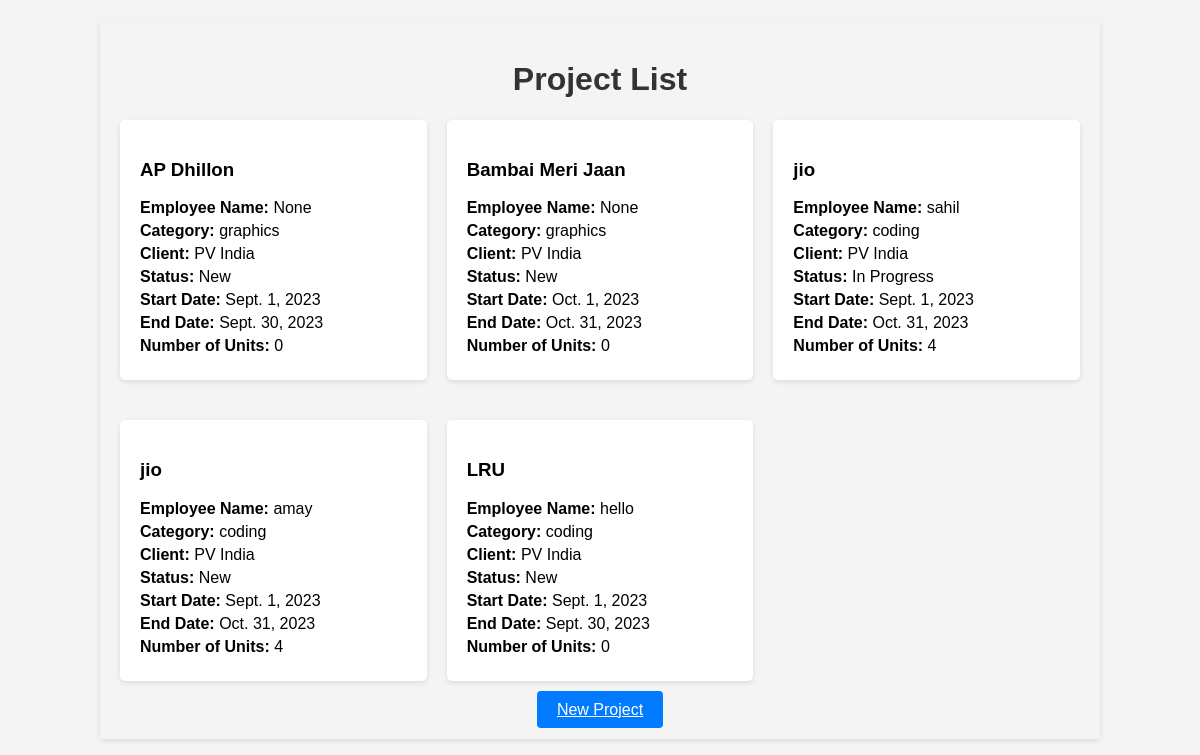
The app's page /adminside/, older data.
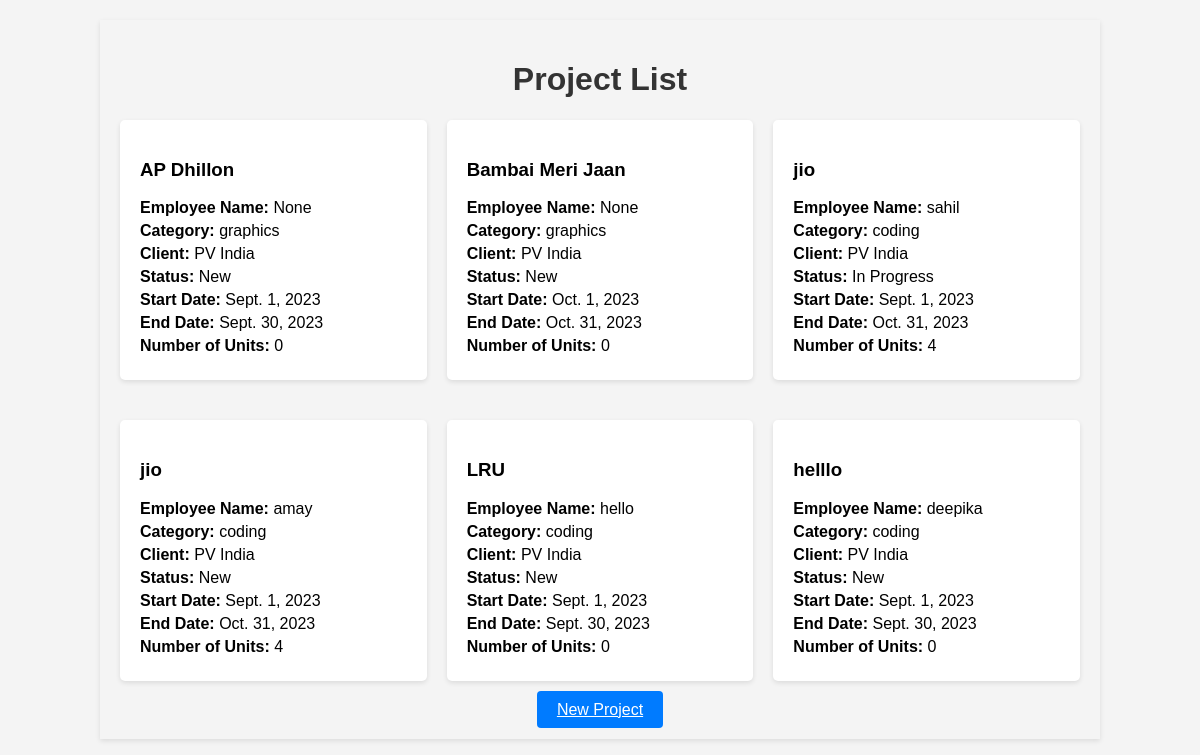
The same page, newer data.
### adminpanel/models.py (models this page shows, shortened)
class Project(models.Model):
    STATUS_CHOICES = [
        ('New', 'New'),
        ('In Progress', 'In Progress'),
        ('Completed', 'Completed'),
        ('On Hold', 'On Hold'),
        ('Cancelled', 'Cancelled'),
    ]
    CATEGORY_CHOICES = [
        ('coding', 'Coding'),
        ('graphics', 'Graphics'),
    ]
    employee_name = models.CharField(max_length=100, blank=True, null=True)
    category = models.CharField(max_length=100, choices=CATEGORY_CHOICES)
    start_date = models.DateField()
    end_date = models.DateField()
    client = models.CharField(max_length=100)
    project_name = models.CharField(max_length=200)
    status = models.CharField(max_length=20, choices=STATUS_CHOICES, default='New')
    number_of_units = models.IntegerField(null=True,blank=True)

### adminpanel/views.py (the view)
# urls.py: path('adminside/', views.adminside, name='adminside'),
def adminside(request):
    projects = Project.objects.all()
    return render(request, 'adminpanel/admin.html', {'projects': projects})

### adminpanel/templates/adminpanel/admin.html (shortened to what this page needs)
<!DOCTYPE html>
<html lang="en">
<head>
</head>
<body>
    <div class="container">
        <h1>Project List</h1>
        <div class="project-list">
            {% for project in projects %}
                <div class="project-card" id="project-card-{{ project.id }}">
                    <h3>{{ project.project_name }}</h3>
                    <p><strong>Employee Name:</strong> {{ project.employee_name }}</p>
                    <p><strong>Category:</strong> {{ project.category }}</p>
                    <p><strong>Client:</strong> {{ project.client }}</p>
                    <p><strong>Status:</strong> {{ project.status }}</p>
                    <p><strong>Start Date:</strong> {{ project.start_date }}</p>
                    <p><strong>End Date:</strong> {{ project.end_date }}</p>
                    <p><strong>Number of Units:</strong> {{ project.number_of_units }}</p>
                </div>
            {% endfor %}
        </div>
        <div style="text-align: center;">
            <a href="{% url 'createproject' %}">New Project</a>
        </div>
    </div>
</body>
</html>

### adminpanel/templates/adminpanel/admin.html (style rules this page uses)
body { font-family: Arial, sans-serif; margin: 0; padding: 0; background-color: #f4f4f4; }
.container { width: 80%; margin: 20px auto; padding: 20px; box-shadow: 0 2px 5px rgba(0, 0, 0, 0.1); }
.project-card { background-color: #fff; border-radius: 5px; box-shadow: 0 2px 5px rgba(0, 0, 0, 0.1); margin-bottom: 20px; padding: 20px; }
.project-list { display: grid; grid-template-columns: repeat(3, 1fr); grid-gap: 20px; }
h1 { color: #333; text-align: center; }
p { margin: 5px 0; }
strong { font-weight: bold; }
a { padding: 10px 20px; margin: 0 10px; font-size: 16px; cursor: pointer; border: none; border-radius: 4px; background-color: #007bff; color: #fff; transition: background-color 0.3s ease; }

Row changes from the older to the newer data that the page shows:
added Project: project_name "helllo", employee_name "deepika", category "coding", client "PV India", status "New", start_date "Sept. 1, 2023", end_date "Sept. 30, 2023", number_of_units "0"
